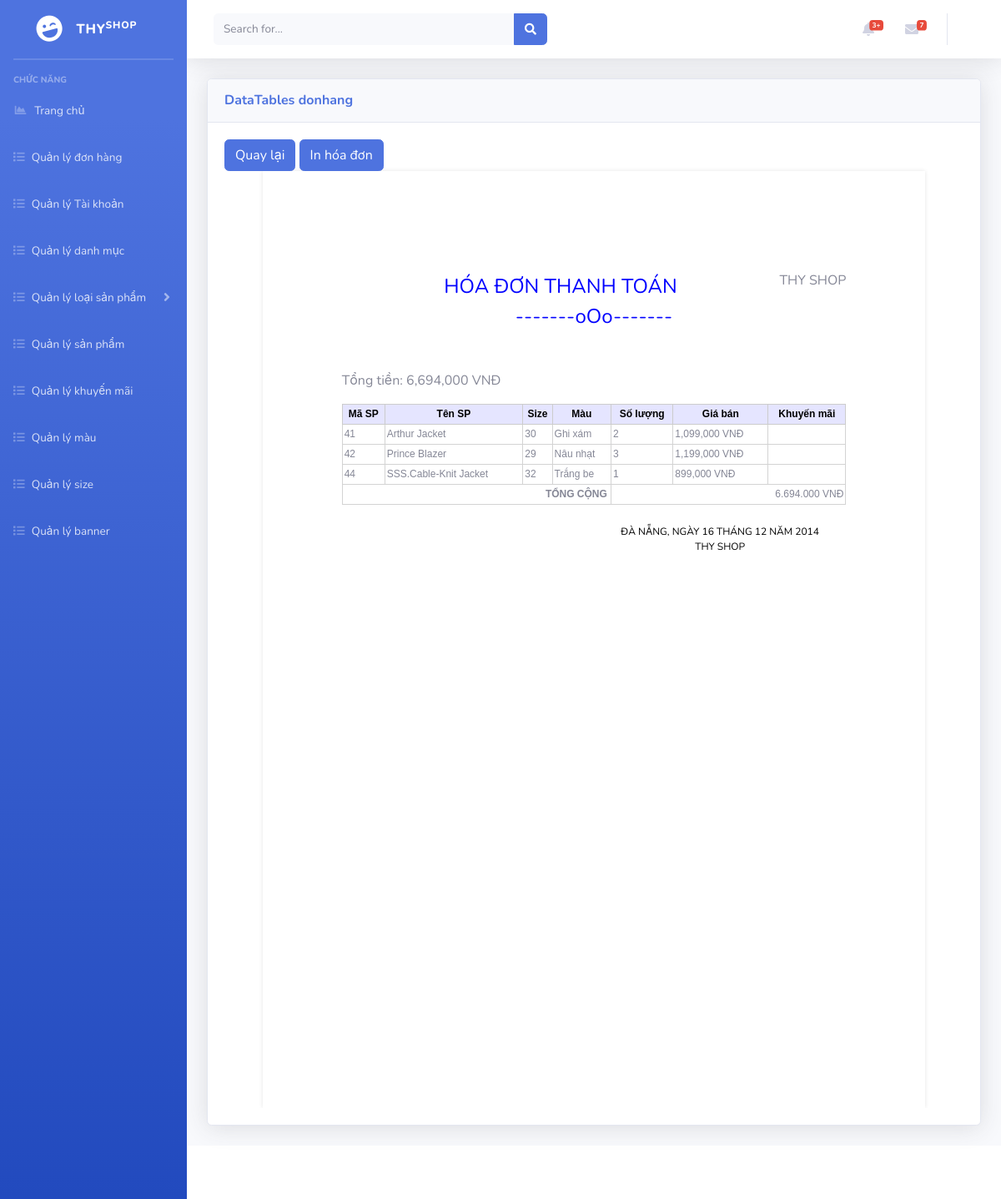
The page /admin/index.php?mod=donhang&act=mayin&id=1 on the database its author committed.
### tables this page shows
CREATE TABLE `chitietdonhang` (
  `idDH` int(11) NOT NULL,
  `idSM` int(11) NOT NULL,
  `soLuong` int(11) NOT NULL,
  `giaBan` decimal(10,0) NOT NULL,
  `phanTramKM` double DEFAULT NULL
);

CREATE TABLE `size_mau` (
  `idSM` int(11) NOT NULL,
  `idSP` int(11) NOT NULL,
  `size` int(11) NOT NULL,
  `mau` varchar(100) NOT NULL,
  `soLuong` int(11) NOT NULL,
  `trangThai` int(11) NOT NULL
);

CREATE TABLE `sanpham` (
  `idSP` int(11) NOT NULL,
  `tenSP` varchar(100) NOT NULL,
  `donGia` decimal(10,0) NOT NULL,
  `mua` char(1) NOT NULL,
  `moTa` text NOT NULL,
  `trangThai` char(1) NOT NULL,
  `idLSP` int(11) NOT NULL
);

### admin/models/connection.php (called while the page is built, shortened)
<?php
    class Connection{
        function __construct()
        {
            $server_name ="localhost";
            $username ="root";
            $password ="";
            $db_name ="shopthy";
            $this->conn = new mysqli($server_name,$username,$password,$db_name);
        }
    }
?>

### admin/models/model.php (called while the page is built, shortened)
<?php
 require_once('./models/connection.php');
class Model
{
    function __construct()
    {
        $conn_obj = new Connection();
        $this->conn = $conn_obj->conn;
    }
}
?>

### admin/controller/donHangController.php (called while the page is built, shortened)
<?php
require_once('./models/donHangModel.php');
class donHangController
{
    var $dh_model;
    public function __construct()
    {
        $this->dh_model = new DonHangModel();
    }
    public function getChiTietDonHangByIdDH()
    {
        $idDH = $_GET['id'];
        $data = $this->dh_model->getChiTietDonHangByIdDH($idDH);
        return $data;
    }
}

### admin/models/donHangModel.php (called while the page is built, shortened)
<?php
require_once('./models/model.php');
class DonHangModel extends Model
{
    public function getChiTietDonHangByIdDH($idDH)
    {
        $sql = "select * from chitietdonhang where idDH = '$idDH' ";
        $rs = $this->conn->query($sql);
        $data = array();
        while ($row = $rs->fetch_assoc()) {
            $data[] = $row;
        }
        return $data;
    }
}

### admin/controller/sizeController.php (called while the page is built, shortened)
<?php
require_once('./models/sizeModel.php');
class sizeController
{
    var $s_model;
    public function __construct()
    {
        $this->s_model = new sizeModel();
    }
    public function getSizeMauById($idSM)
    {
        return $this->s_model->getSizeMauById($idSM);
    }
}

### admin/models/sizeModel.php (called while the page is built, shortened)
<?php
require_once('./models/model.php');
class sizeModel extends Model
{
    public function getSizeMauById($idSM)
    {
        $sql = "select * from size_mau where idSM = '$idSM'";
        $rs = $this->conn->query($sql)->fetch_assoc();
        return $rs;
    }
}

### admin/controller/sanPhamController.php (called while the page is built, shortened)
<?php
require_once('./models/sanPhamModel.php');
class sanPhamController
{
    var $sp_model;
    public function __construct()
    {
        $this->sp_model = new sanPhamModel();
    }
    public function getSanPhamById($id)
    {
        $result = $this->sp_model->getSanPhamById($id);
        return $result;
    }
}

### admin/models/sanPhamModel.php (called while the page is built, shortened)
<?php
require_once('./models/model.php');
class sanPhamModel extends Model
{
    public function getSanPhamById($id)
    {
        $sql = "select * from sanpham where idSP = '$id'";
        $rs = $this->conn->query($sql)->fetch_assoc();
        return $rs;
    }
}

### admin/views/mayin.php (the view, shortened to what this page needs)
<?php
require_once('controller/donHangController.php');
require_once('controller/sizeController.php');
require_once('controller/sanPhamController.php');
$dh_controller = new donHangController();
$s_controller = new sizeController();
$sp_controller = new sanPhamController();
$data = $dh_controller->getChiTietDonHangByIdDH();
?>
<a href="?mod=donhang " type="button" class="btn btn-primary">Quay lại</a>
<a href="?mod=donhang&act=mayin&id=<?= $_GET['id'] ?>" type="button" class="btn btn-primary" onclick="window.print();">In hóa đơn</a>
<div id="page" class="page">
    <div class="header">
        <div class="company">THY SHOP</div>
    </div>
    <br />
    <div class="title">
        HÓA ĐƠN THANH TOÁN
        <br />
        -------oOo-------
    </div>
    <br />
    <br />
    <body>
        <table class="TableData">
            <thead>
                <tr>
                    <th scope="col">Mã SP</th>
                    <th scope="col">Tên SP</th>
                    <th scope="col">Size</th>
                    <th scope="col">Màu</th>
                    <th scope="col">Số lượng</th>
                    <th scope="col">Giá bán</th>
                    <th scope="col">Khuyến mãi</th>
                </tr>
            </thead>
            <tbody>
                <?php
                $tong = 0;
                foreach ($data as $row) {
                    $tong += $row['soLuong'] * $row['giaBan'] * (100 - $row['phanTramKM']) / 100;
                    $sizeMau = $s_controller->getSizeMauById((int)$row['idSM']);
                    $sp = $sp_controller->getSanPhamById($sizeMau['idSP']);
                ?>
                    <tr>
                        <td><?= $sizeMau['idSP'] ?></td>
                        <td><?= $sp['tenSP'] ?></td>
                        <td><?= $sizeMau['size'] ?></td>
                        <td><?= $sizeMau['mau'] ?></td>
                        <td><?= $row['soLuong'] ?></td>
                        <td><?= number_format($row['giaBan'], 0) . " VNĐ"; ?></td>
                        <td> <?= $row['phanTramKM'] ?> </td>
                    </tr>
                <?php } ?>
                <p>Tổng tiền: <?= number_format($tong, 0) . " VNĐ"; ?></p>
            </tbody>
            <tr>
                <td colspan="4" class="tong">Tổng cộng</td>
                <td class="cotSo" colspan="3"><?php echo number_format(($tong), 0, ",", ".") . " VNĐ" ?></td>
            </tr>
        </table>
        <div class="footer-right"> Đà Nẵng, ngày 16 tháng 12 năm 2014<br />
            THY SHOP </div>
    </body>
</div>

### admin/assets/css/mayin.css (style rules this page uses)
.page { width: 21cm; overflow:hidden; min-height:297mm; padding: 2.5cm; margin-left:auto; margin-right:auto; background: white; box-shadow: 0 0 5px rgba(0, 0, 0, 0.1); }
.company { padding-top:24px; text-transform:uppercase; background-color:#FFFFFF; text-align:right; float:right; font-size:16px; }
.title { text-align:center; position:relative; color:#0000FF; font-size: 24px; top:1px; }
.footer-right { text-align:center; text-transform:uppercase; padding-top:24px; position:relative; height: 150px; width:50%; color:#000; font-size: 12px; float:right; bottom:1px; }
.TableData { background:#ffffff; font: 11px; width:100%; border-collapse:collapse; font-family:Verdana, Arial, Helvetica, sans-serif; font-size:12px; border:thin solid #d3d3d3; }
.TableData TH { background: rgba(0,0,255,0.1); text-align: center; font-weight: bold; color: #000; border: solid 1px #ccc; height: 24px; }
.TableData TR { height: 24px; border:thin solid #d3d3d3; }
.TableData TR TD { padding-right: 2px; padding-left: 2px; border:thin solid #d3d3d3; }
.TableData .cotSo { text-align: right; width: 120px; }
.TableData .tong { text-align: right; font-weight:bold; text-transform:uppercase; padding-right: 4px; }

### rows shown on the page
chitietdonhang: idSM.idSP "41", sanpham.tenSP "Arthur Jacket", idSM.size "30", idSM.mau "Ghi xám", soLuong "2", giaBan "1,099,000"
chitietdonhang: idSM.idSP "42", sanpham.tenSP "Prince Blazer", idSM.size "29", idSM.mau "Nâu nhạt", soLuong "3", giaBan "1,199,000"
chitietdonhang: idSM.idSP "44", sanpham.tenSP "SSS.Cable-Knit Jacket", idSM.size "32", idSM.mau "Trắng be", soLuong "1", giaBan "899,000"

### other values the page prints
$mod "donhang"
$tong "6,694,000"
$tong "6.694.000"
